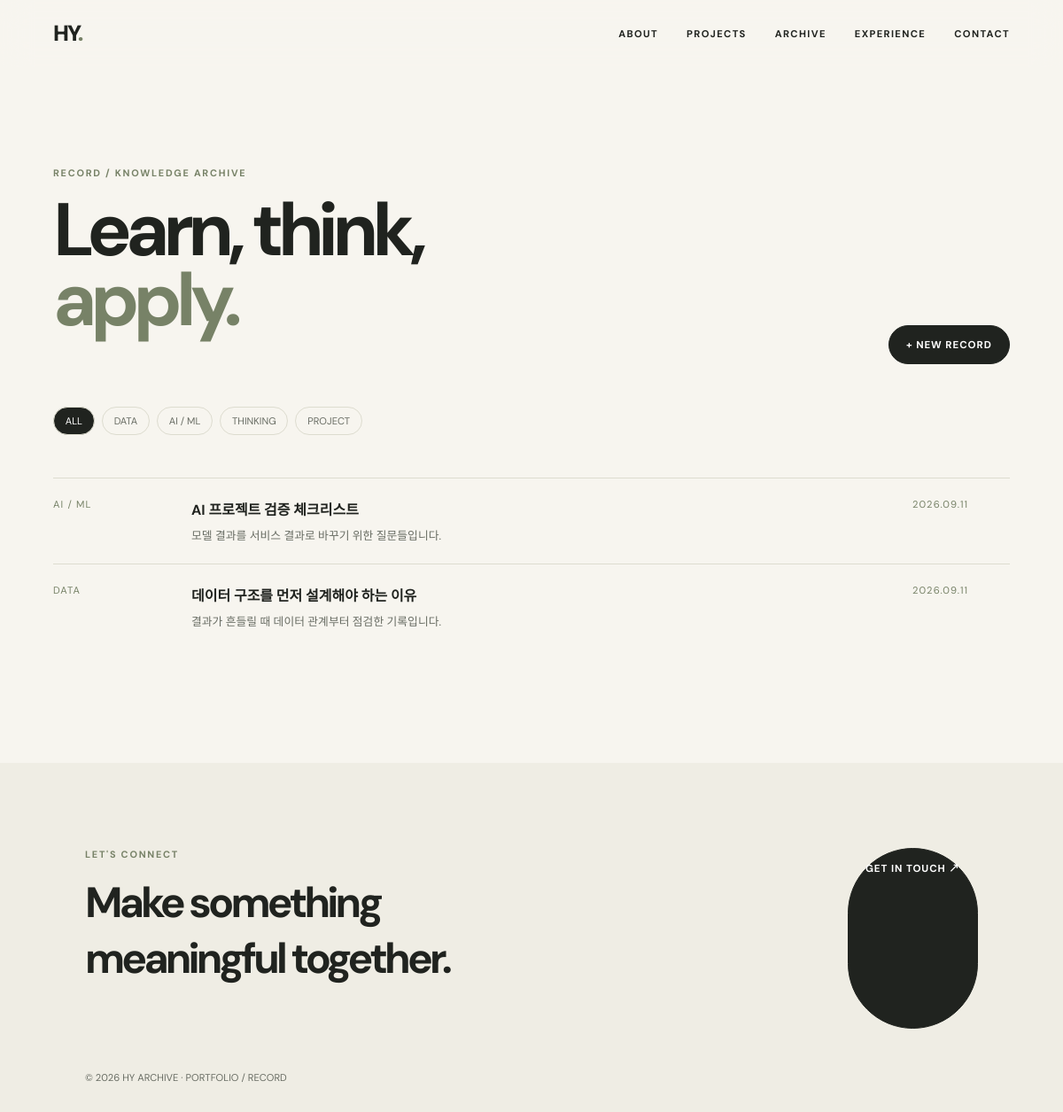
Page /archive on the earlier database version.
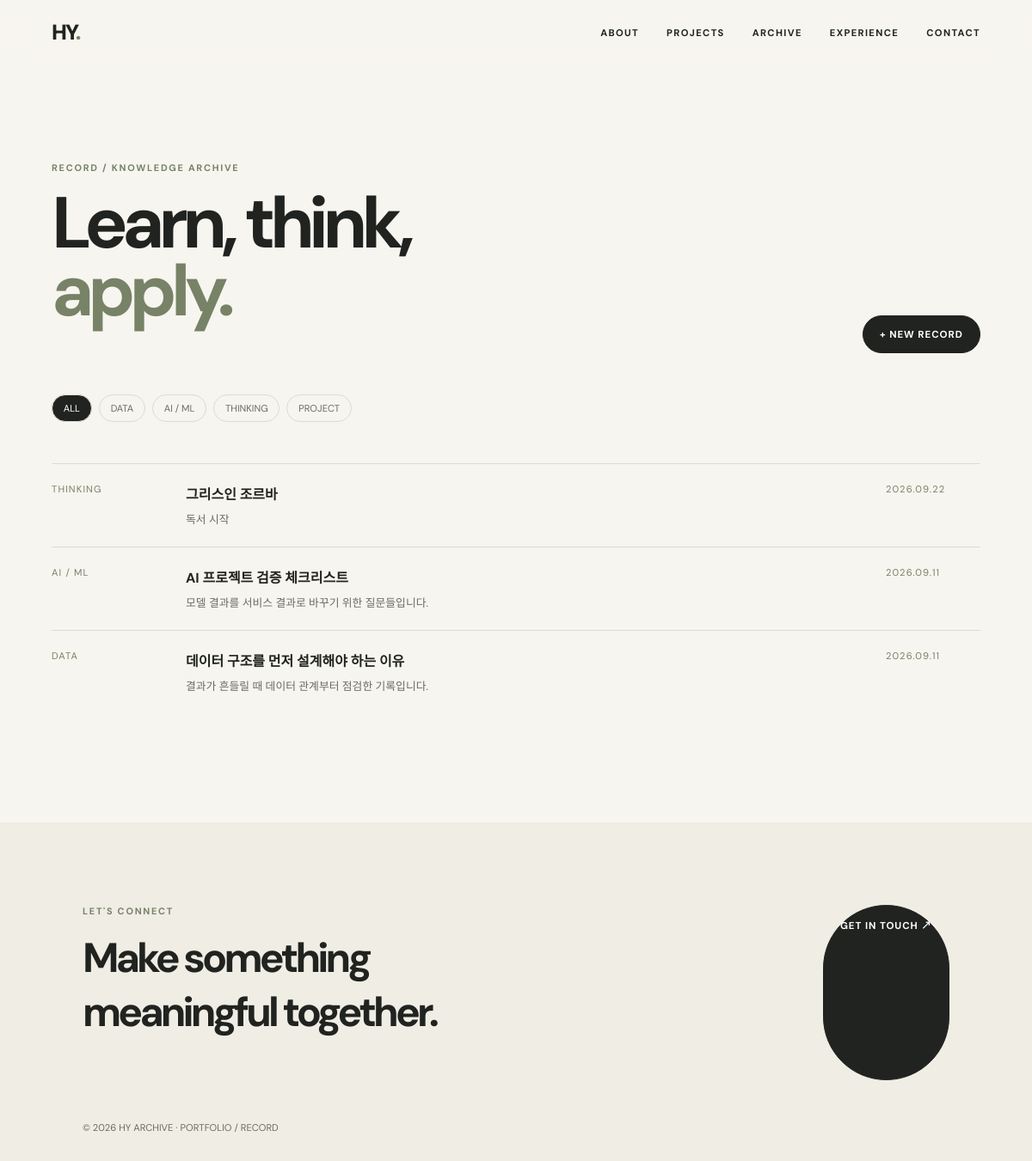
Same page on the later database version.
### models.py (models this page shows)
class TimestampMixin:
    created_at = db.Column(db.DateTime, default=datetime.utcnow)
    updated_at = db.Column(db.DateTime, default=datetime.utcnow, onupdate=datetime.utcnow)

class Archive(TimestampMixin, db.Model):
    id = db.Column(db.Integer, primary_key=True)
    title = db.Column(db.String(200), nullable=False)
    category = db.Column(db.String(80), nullable=False)
    summary = db.Column(db.Text)
    content = db.Column(db.Text)
    tags = db.Column(db.String(400))
    thumbnail = db.Column(db.String(400))
    source_type = db.Column(db.String(80))
    source_url = db.Column(db.String(400))
    is_featured = db.Column(db.Boolean, default=False, nullable=False)
    is_pinned = db.Column(db.Boolean, default=False, nullable=False)
    view_count = db.Column(db.Integer, default=0, nullable=False)
    like_count = db.Column(db.Integer, default=0, nullable=False)
    recommendation_count = db.Column(db.Integer, default=0, nullable=False)
    comments = db.relationship("RecordComment", backref="record", cascade="all, delete-orphan", lazy=True)

### app.py (the view)
@app.route("/archive")
def archive():
    category = request.args.get("category", "ALL")
    query = Archive.query.order_by(Archive.created_at.desc())
    if category != "ALL": query = query.filter_by(category=category)
    return render_template("archive/list.html", archives=query.all(), category=category)

### app.py (called while the page is built)
@app.context_processor
def globals_for_templates():
    return {"profile": Profile.query.first(), "project_count": Project.query.count(), "archive_count": Archive.query.count(), "skill_count": Skill.query.count()}

@app.before_request
def protect_admin():
    if request.path.startswith("/admin") and request.endpoint != "admin_login" and not session.get("admin"): return redirect(url_for("admin_login"))

### templates/archive/list.html
{% extends 'base.html' %}{% block title %}Archive — HY ARCHIVE{% endblock %}{% block content %}<main class="page"><div class="row"><div><p class="eyebrow">RECORD / KNOWLEDGE ARCHIVE</p><h1 class="page-title">Learn, think,<br><em>apply.</em></h1></div><a class="button dark" href="{{ url_for('new_record') }}">+ NEW RECORD</a></div><div class="filters">{% for cat in ['ALL','DATA','AI / ML','THINKING','PROJECT'] %}<a class="{% if category == cat %}active{% endif %}" href="{{ url_for('archive', category=cat) }}">{{ cat }}</a>{% endfor %}</div><div class="archive-list">{% for item in archives %}<a class="archive-row" href="{{ url_for('archive_detail', archive_id=item.id) }}"><span>{{ item.category }}</span><strong>{{ item.title }}<small>{{ item.summary }}</small></strong><time>{{ item.created_at.strftime('%Y.%m.%d') }}</time></a>{% else %}<p class="muted">아직 기록이 없습니다. 아래 버튼으로 첫 기록을 작성해보세요.</p><a class="button dark" href="{{ url_for('new_record') }}">+ WRITE FIRST RECORD</a>{% endfor %}</div></main>{% endblock %}

Differences in the rows shown:
added Archive: category "THINKING", title "그리스인 조르바", summary "독서 시작", created_at "2026.09.22"
